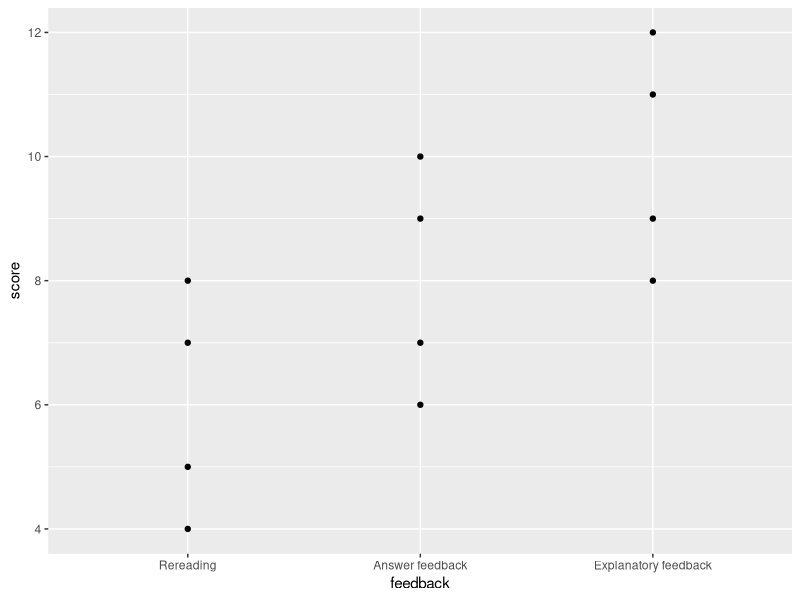
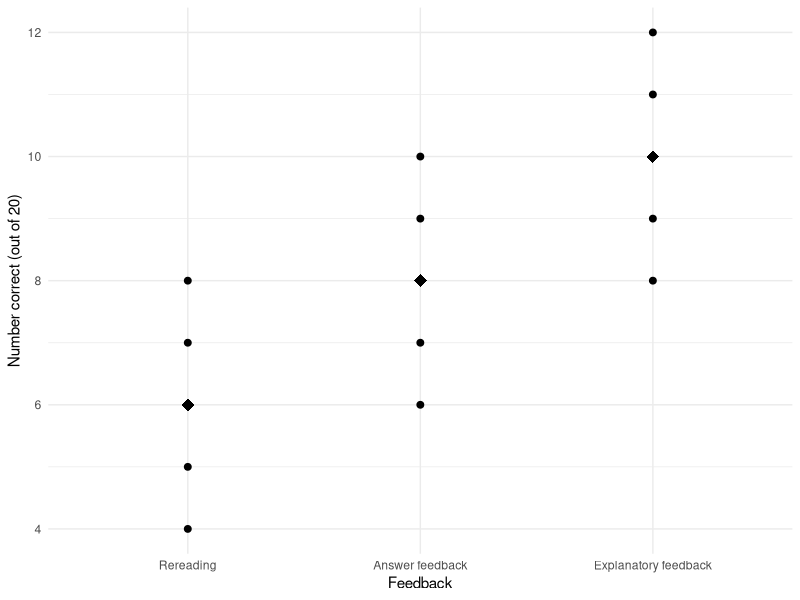
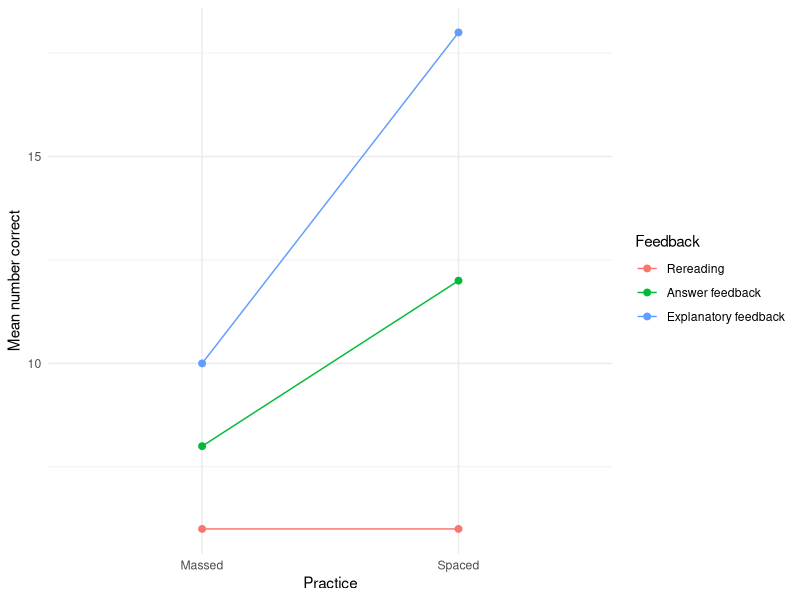
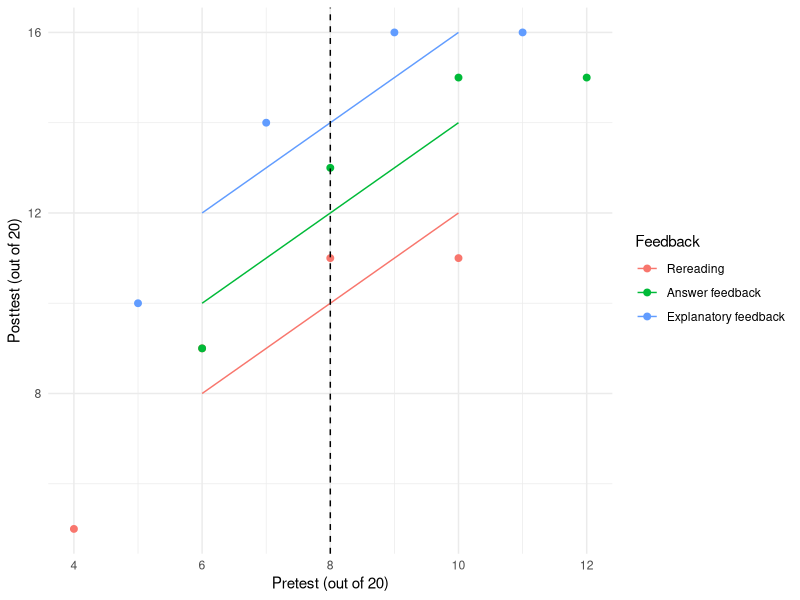
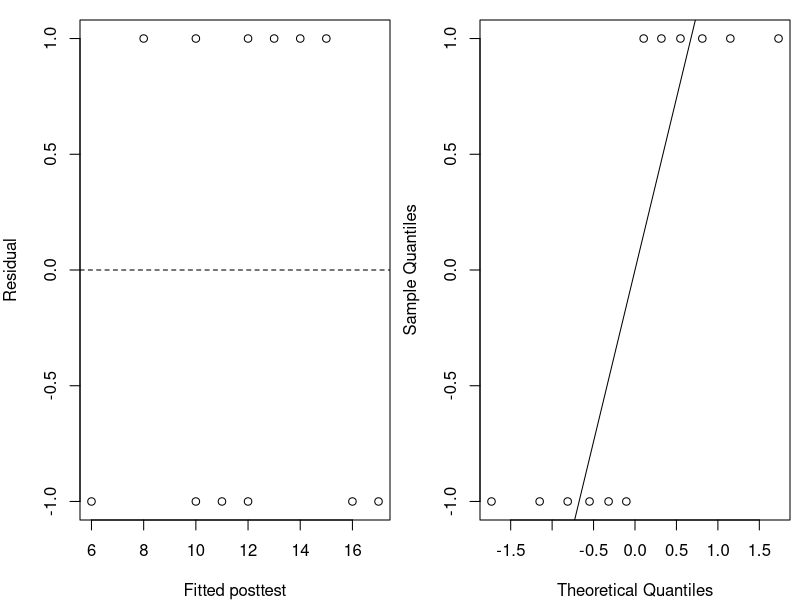
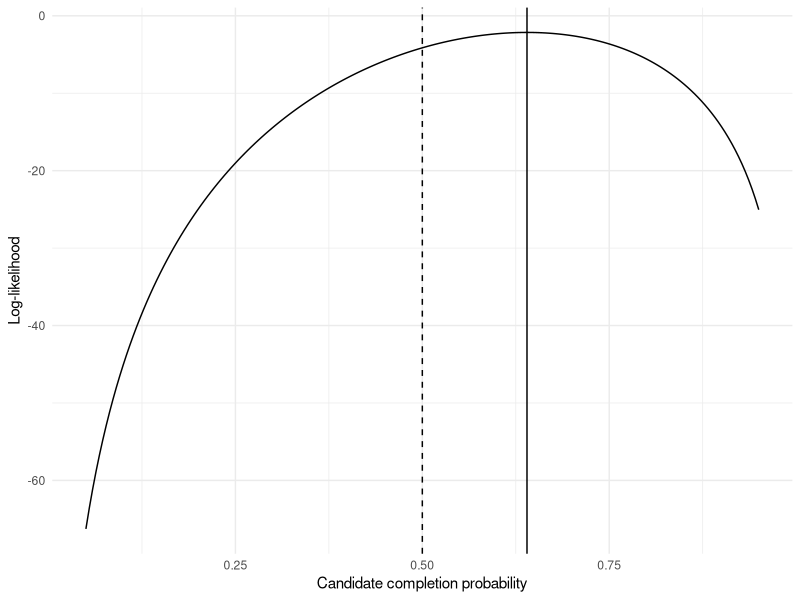
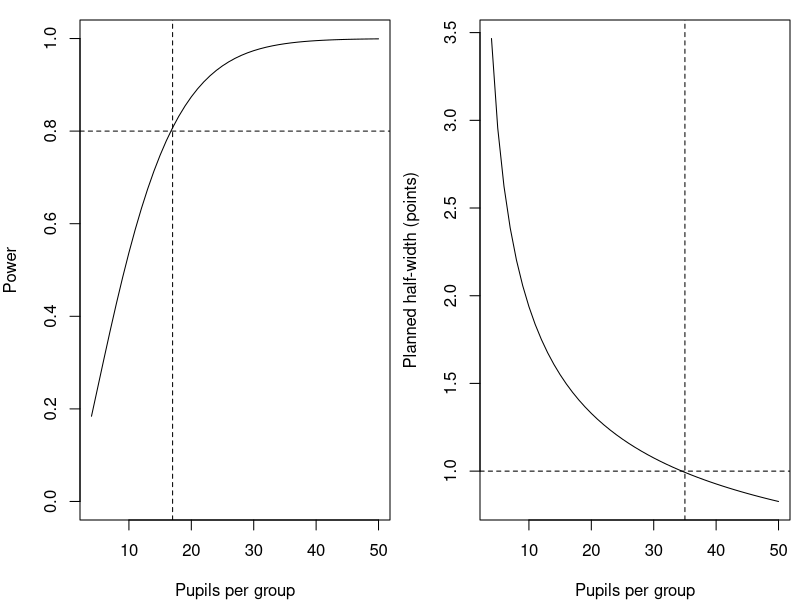

Source code (R) for these figures, in order:
## ---- chunk 1
#| label: setup
#| include: false
knitr::opts_chunk$set(echo = TRUE, warning = FALSE, message = FALSE,
                     collapse = TRUE, comment = "#>")
if (knitr::is_latex_output()) knitr::opts_chunk$set(dev = "cairo_pdf")
options(digits = 10, width = 65)
## ---- chunk 2
#| label: ch06-feedback-setup
feedback_data <- data.frame(
  student = 1:24,
  feedback = factor(rep(c("Rereading", "Answer feedback",
    "Explanatory feedback"), each = 8),
    levels = c("Rereading", "Answer feedback",
      "Explanatory feedback")),
  practice = factor(rep(rep(c("Massed", "Spaced"),
    each = 4), 3), levels = c("Massed", "Spaced")),
  score = c(4,5,7,8, 4,5,7,8, 6,7,9,10, 10,11,13,14,
    8,9,11,12, 16,17,19,20))
massed <- subset(feedback_data, practice == "Massed")
table(massed$feedback)
with(massed, tapply(score, feedback, mean))
with(massed, tapply(score, feedback, sd))
## ---- chunk 3
#| label: ch06-first-ggplot
#| fig-width: 6.4
#| fig-height: 2.9
#| fig-alt: "The first ggplot places the twelve Massed pupil scores in three vertical groups, labelled Rereading, Answer feedback and Explanatory feedback."
library(ggplot2)
p <- ggplot(massed, aes(feedback, score))
p + geom_point()
## ---- chunk 4
#| label: fig-ch06-feedback-groups
#| fig-width: 6.4
#| fig-height: 3.5
#| fig-cap: "Individual Massed scores and their three group means."
#| fig-alt: "Four scores in each of Rereading, Answer feedback and Explanatory feedback lie around means 6, 8 and 10. Larger diamonds mark the means; all groups have the same constructed spread."
group_means <- aggregate(score ~ feedback, massed, mean)
p + geom_point(size = 2) +
  geom_point(data = group_means, shape = 18, size = 4,
    colour = "black") +
  labs(x = "Feedback", y = "Number correct (out of 20)") +
  theme_minimal(base_size = 11)
## ---- chunk 5
#| label: ch06-oneway-fit
one_fit <- aov(score ~ feedback, data = massed)
anova(one_fit)
fitted(one_fit)
resid(one_fit)
## ---- chunk 6
#| label: ch06-indicator-fit
indicator_fit <- lm(score ~ feedback, data = massed)
coef(indicator_fit)
anova(indicator_fit)
## ---- chunk 7
#| label: ch06-bonferroni
mse <- deviance(one_fit) / df.residual(one_fit)
means <- with(massed, tapply(score, feedback, mean))
estimate <- c(Answer = unname(means[2] - means[1]),
  Explain = unname(means[3] - means[1]))
se <- sqrt(mse * (1/4 + 1/4))
critical <- qt(1 - .05/(2*2), df.residual(one_fit))
raw_p <- 2 * pt(-abs(estimate/se), df.residual(one_fit))
cbind(estimate, SE = se, lower = estimate-critical*se,
  upper = estimate+critical*se,
  adjusted_p = p.adjust(raw_p, method = "bonferroni"))
## ---- chunk 8
#| label: ch06-tukey
TukeyHSD(one_fit, "feedback", conf.level = .95)
## ---- chunk 9
#| label: ch06-welch-oneway
oneway.test(score ~ feedback, data = massed)
## ---- chunk 10
#| label: ch06-cell-summaries
with(feedback_data, table(feedback, practice))
cell_mean <- with(feedback_data,
  tapply(score, list(feedback, practice), mean))
cell_mean
rowMeans(cell_mean)
colMeans(cell_mean)
mean(feedback_data$score)
## ---- chunk 11
#| label: fig-ch06-feedback-interaction
#| fig-width: 6.4
#| fig-height: 3.6
#| fig-cap: "The practice difference depends on feedback."
#| fig-alt: "Rereading joins 6 to 6, Answer feedback joins 8 to 12, and Explanatory feedback joins 10 to 18 from Massed to Spaced. The lines have different slopes."
cell_plot <- aggregate(score ~ feedback + practice,
  feedback_data, mean)
ggplot(cell_plot, aes(practice, score, colour = feedback,
  group = feedback)) + geom_line() + geom_point(size = 2) +
  labs(x = "Practice", y = "Mean number correct",
    colour = "Feedback") +
  theme_minimal(base_size = 11)
## ---- chunk 12
#| label: ch06-factorial-fit
two_fit <- aov(score ~ feedback * practice,
  data = feedback_data)
anova(two_fit)
## ---- chunk 13
#| label: ch06-selected-interaction
dd <- (cell_mean["Answer feedback", "Spaced"] -
  cell_mean["Answer feedback", "Massed"]) -
  (cell_mean["Rereading", "Spaced"] -
  cell_mean["Rereading", "Massed"])
mse_two <- deviance(two_fit) / df.residual(two_fit)
se_dd <- sqrt(mse_two * 4/4)
scheffe <- sqrt(2 * qf(.95, 2, 18))
c(estimate = dd, SE = se_dd, multiplier = scheffe)
dd + c(-1, 1) * scheffe * se_dd
## ---- chunk 14
#| label: ch06-adjustment-setup
feedback_adjustment <- data.frame(
  student = 1:12,
  feedback = factor(rep(c("Rereading", "Answer feedback",
    "Explanatory feedback"), each = 4),
    levels = c("Rereading", "Answer feedback",
      "Explanatory feedback")),
  pretest = c(4,6,8,10, 6,8,10,12, 5,7,9,11),
  posttest = c(5,9,11,11, 9,13,15,15, 10,14,16,16))
feedback_adjustment$baseline <- feedback_adjustment$pretest - 8
aggregate(cbind(pretest, posttest) ~ feedback,
  feedback_adjustment, mean)
## ---- chunk 15
#| label: ch06-adjustment-fit
unadjusted <- lm(posttest ~ feedback,
  data = feedback_adjustment)
adjusted <- lm(posttest ~ baseline + feedback,
  data = feedback_adjustment)
coef(summary(adjusted))
confint(adjusted)
## ---- chunk 16
#| label: ch06-adjusted-means
profiles <- data.frame(baseline = 0,
  feedback = levels(feedback_adjustment$feedback))
predict(adjusted, newdata = profiles,
  interval = "confidence")
## ---- chunk 17
#| label: fig-ch06-ancova
#| echo: false
#| fig-width: 6.4
#| fig-height: 3.8
#| fig-cap: "Compare fitted group means at a shared baseline."
#| fig-alt: "The twelve pretest/posttest points appear by feedback group. Three parallel fitted segments over common baseline support 6 to 10 pass through means 10, 12 and 14 at the dashed baseline 8 line."
line_grid <- expand.grid(pretest = seq(6, 10, length.out = 20),
  feedback = levels(feedback_adjustment$feedback))
line_grid$baseline <- line_grid$pretest - 8
line_grid$fitted <- predict(adjusted, newdata = line_grid)
ggplot(feedback_adjustment,
  aes(pretest, posttest, colour = feedback)) +
  geom_point(size = 2) +
  geom_line(data = line_grid, aes(y = fitted)) +
  geom_vline(xintercept = 8, linetype = 2) +
  labs(x = "Pretest (out of 20)", y = "Posttest (out of 20)",
    colour = "Feedback") + theme_minimal(base_size = 11)
## ---- chunk 18
#| label: ch06-nested-tests
baseline_only <- lm(posttest ~ baseline,
  data = feedback_adjustment)
anova(unadjusted, adjusted)
anova(baseline_only, adjusted)
## ---- chunk 19
#| label: fig-ch06-residuals
#| echo: false
#| fig-width: 6.4
#| fig-height: 3.1
#| fig-cap: "Residual checks describe the deliberately regular ANCOVA construction."
#| fig-alt: "Residuals are approximately plus or minus one at the fitted values. The Normal-quantile panel displays the same two-level pattern, illustrating why an authored arithmetic example cannot validate a Normal population model."
oldpar <- par(mfrow = c(1, 2), mar = c(4, 4, 1, .5))
plot(fitted(adjusted), resid(adjusted), xlab = "Fitted posttest",
  ylab = "Residual", pch = 1)
abline(h = 0, lty = 2)
qqnorm(resid(adjusted), main = "", pch = 1)
qqline(resid(adjusted))
par(oldpar)
## ---- chunk 20
#| label: ch06-one-proportion
one_prop <- prop.test(32, 50, p = .5, correct = FALSE)
one_prop$estimate
one_prop$statistic
one_prop$p.value
one_prop$conf.int
## ---- chunk 21
#| label: ch06-two-way-counts
counts <- matrix(c(32, 18, 18, 32), nrow = 2,
  byrow = TRUE,
  dimnames = list(Format = c("Online", "In person"),
    Result = c("Completed", "Not completed")))
counts
prop.table(counts, margin = 1)
count_test <- chisq.test(counts, correct = FALSE)
count_test$expected
count_test$statistic
count_test$p.value
count_test$residuals
## ---- chunk 22
#| label: ch06-scalar-squared-loss
#| echo: true
rereading <- subset(massed, feedback == "Rereading")$score
loss <- function(center) sum((rereading - center)^2)
mean_fit <- optimize(loss, interval = range(rereading))
c(center = mean_fit$minimum, squared_loss = mean_fit$objective)
c(loss_at_5 = loss(5), loss_at_6 = loss(6), loss_at_7 = loss(7))
## ---- chunk 23
#| label: ch06-scalar-binomial-mle
#| echo: true
negative_loglik <- function(p) {
  -dbinom(32, size = 50, prob = p, log = TRUE)
}
likelihood_fit <- optimize(negative_loglik, interval = c(0, 1))
c(numerical = likelihood_fit$minimum, analytic = 32/50,
  negative_loglik = likelihood_fit$objective)
negative_loglik(.5)
## ---- chunk 24
#| label: fig-ch06-likelihood
#| echo: false
#| fig-pos: H
#| fig-width: 6.1
#| fig-height: 3.4
#| fig-cap: "The binomial log-likelihood is largest at the observed proportion."
#| fig-alt: "For 32 successes in 50 fixed trials, the log-likelihood curve peaks at candidate probability .64. A dashed line at .5 intersects the curve at a lower value."
likelihood_grid <- data.frame(p = seq(.05, .95, length.out = 200))
likelihood_grid$loglik <- dbinom(32, size = 50,
  prob = likelihood_grid$p, log = TRUE)
ggplot(likelihood_grid, aes(p, loglik)) + geom_line() +
  geom_vline(xintercept = .64) +
  geom_vline(xintercept = .5, linetype = 2) +
  labs(x = "Candidate completion probability", y = "Log-likelihood") +
  theme_minimal(base_size = 11)
## ---- chunk 25
#| label: ch06-one-generated-anova
#| echo: true
set.seed(60630)
n_per_group <- 4
sim_group <- factor(rep(1:3, each = n_per_group))
sim_score <- rnorm(3*n_per_group,
  mean = rep(c(8, 8, 8), each = n_per_group), sd = sqrt(10/3))
anova(lm(sim_score ~ sim_group))
## ---- chunk 26
#| label: ch06-power-mcse
#| echo: true
sqrt(.6545 * (1 - .6545) / 2000)
## ---- chunk 27
#| label: ch06-contrast-power
#| echo: true
contrast_power <- function(n, delta = 2, sigma = sqrt(10/3)) {
  df <- 3*(n-1)
  critical <- qt(1 - .05/(2*2), df)
  ncp <- delta / (sigma * sqrt(2/n))
  pt(-critical, df, ncp = ncp) +
    pt(critical, df, ncp = ncp, lower.tail = FALSE)
}
round(c(n16 = contrast_power(16), n17 = contrast_power(17)), 4)
## ---- chunk 28
#| label: ch06-planned-half-width
#| echo: true
n_width <- c(34, 35)
round(data.frame(
  n = n_width,
  planned_half_width = qt(1 - .05/(2*2), 3*(n_width-1)) *
    sqrt(2*(10/3)/n_width)
), 4)
## ---- chunk 29
#| label: fig-ch06-planning
#| echo: false
#| fig-width: 6.4
#| fig-height: 3.1
#| fig-cap: "Power and planned interval width impose different sample-size targets."
#| fig-alt: "For the same two-comparison three-group procedure, power rises above .8 at 17 pupils per group. Planned simultaneous interval half-width falls below one point at 35 pupils per group."
n_grid <- 4:50
powers <- sapply(n_grid, contrast_power)
half_width <- qt(1-.05/(2*2), 3*(n_grid-1)) *
  sqrt(2*(10/3)/n_grid)
oldpar <- par(mfrow = c(1, 2), mar = c(4, 4, 1, .5))
plot(n_grid, powers, type = "l", xlab = "Pupils per group",
  ylab = "Power", ylim = c(0, 1))
abline(h = .8, v = 17, lty = 2)
plot(n_grid, half_width, type = "l", xlab = "Pupils per group",
  ylab = "Planned half-width (points)")
abline(h = 1, v = 35, lty = 2)
par(oldpar)
## ---- chunk 30
#| label: ch06-recruitment-allowance
#| echo: true
ceiling(17 / .9)
## ---- chunk 31
#| label: ch06-app-direct-ss
grand <- mean(massed$score)
ss_between <- sum(4 * (means-grand)^2)
ss_within <- sum(resid(one_fit)^2)
ss_total <- sum((massed$score-grand)^2)
c(SS_B = ss_between, SS_W = ss_within,
  SS_T = ss_total, eta2 = ss_between/ss_total)
## ---- chunk 32
#| label: ch06-app-omega
(ss_between - 2*mse) / (ss_total + mse)
## ---- chunk 33
#| label: ch06-app-t-squared
two_groups <- droplevels(subset(massed,
  feedback %in% c("Rereading", "Answer feedback")))
pooled <- t.test(score ~ feedback, data = two_groups,
  var.equal = TRUE)
two_group_fit <- aov(score ~ feedback, data = two_groups)
c(t = unname(pooled$statistic),
  t_squared = unname(pooled$statistic)^2,
  p = pooled$p.value)
anova(two_group_fit)
## ---- chunk 34
#| label: ch06-app-dd-intervals
dd + c(-1, 1) * qt(.975, 18) * se_dd
dd + c(-1, 1) * scheffe * se_dd
## ---- chunk 35
#| label: ch06-app-simple-effect
simple_answer <- cell_mean["Answer feedback", "Spaced"] -
  cell_mean["Answer feedback", "Massed"]
se_simple <- sqrt(mse_two * (1/4 + 1/4))
c(estimate = simple_answer, SE = se_simple)
simple_answer + c(-1, 1) * qt(.975, 18) * se_simple
## ---- chunk 36
#| label: ch06-app-wilson
phat <- 32/50
z <- qnorm(.975)
center <- (phat + z^2/(2*50)) / (1 + z^2/50)
half <- z * sqrt(phat*(1-phat)/50 + z^2/(4*50^2)) /
  (1 + z^2/50)
center + c(-1, 1)*half
